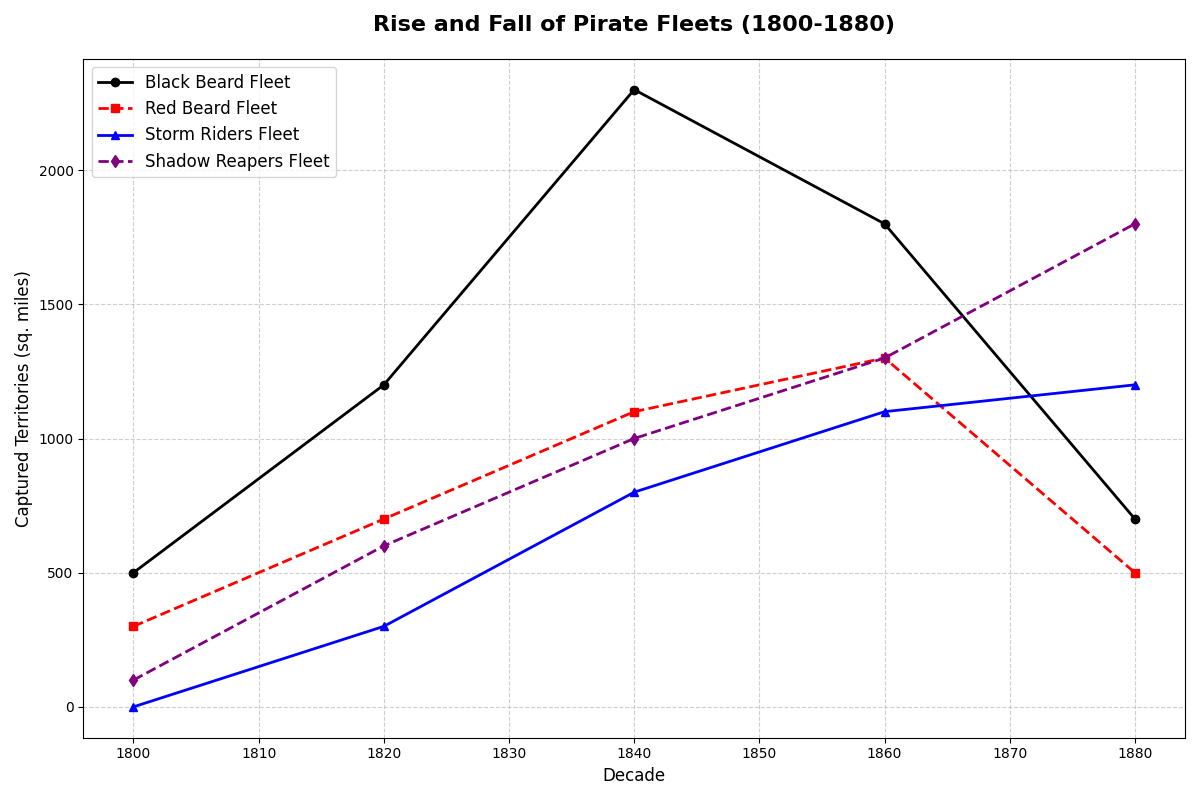

The script that drew this image:
import matplotlib.pyplot as plt
import numpy as np

# Decades from 1800 to 1880
decades = np.array([1800, 1820, 1840, 1860, 1880])

# Captured territories (in square miles) by different pirate fleets
black_beard_fleet = np.array([500, 1200, 2300, 1800, 700])
red_beard_fleet = np.array([300, 700, 1100, 1300, 500])
storm_riders_fleet = np.array([0, 300, 800, 1100, 1200])
shadow_reapers_fleet = np.array([100, 600, 1000, 1300, 1800])

# Create the line chart
plt.figure(figsize=(12, 8))

# Plot the black beard fleet line
plt.plot(decades, black_beard_fleet, marker='o', linestyle='-', linewidth=2, color='black', label='Black Beard Fleet')

# Plot the red beard fleet line
plt.plot(decades, red_beard_fleet, marker='s', linestyle='--', linewidth=2, color='red', label='Red Beard Fleet')

# Plot the storm riders fleet line
plt.plot(decades, storm_riders_fleet, marker='^', linestyle='-', linewidth=2, color='blue', label='Storm Riders Fleet')

# Plot the shadow reapers fleet line
plt.plot(decades, shadow_reapers_fleet, marker='d', linestyle='--', linewidth=2, color='purple', label='Shadow Reapers Fleet')

# Customize axes labels and title
plt.xlabel('Decade', fontsize=12)
plt.ylabel('Captured Territories (sq. miles)', fontsize=12)
plt.title('Rise and Fall of Pirate Fleets (1800-1880)', fontsize=16, fontweight='bold', pad=20)

# Add gridlines to the plot for better readability
plt.grid(True, linestyle='--', alpha=0.6)

# Add legend to distinguish between different fleets
plt.legend(loc='upper left', fontsize=12)

# Automatically adjust the layout for better text visibility
plt.tight_layout()

# Display the plot
plt.show()
